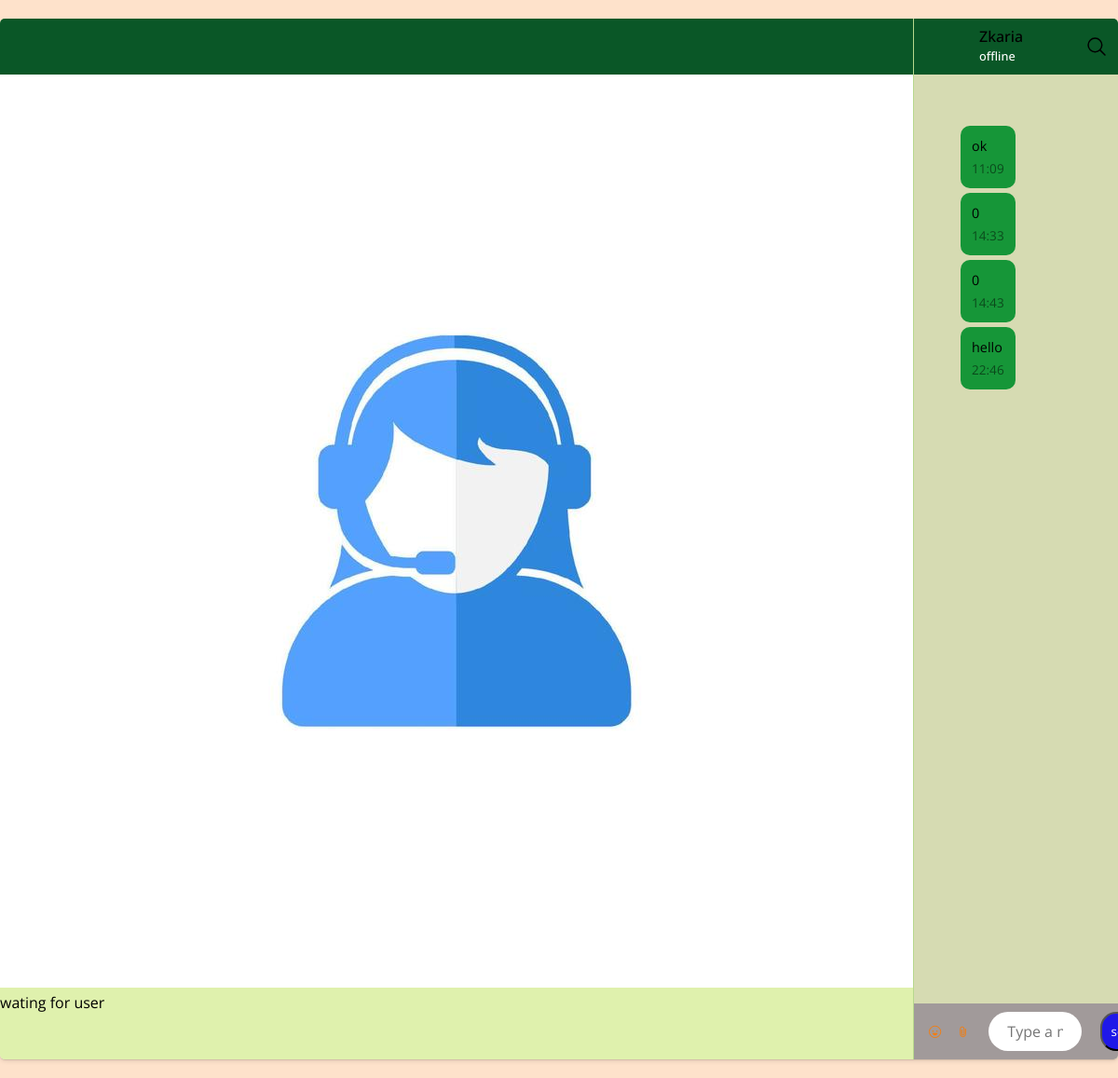
The page /realtor/page/page1/messages/12312324Zkaria (signed in) on the database its author committed.
### realtorapp/models.py (models this page shows, shortened)
class profile(models.Model):
    countrys = [('Egypt','Egypt'),('Canada','Canada'),
                ('USA','USA'),('UAE','UAE'),('KSA','KSA'),
                ('UK','UK'),('Germany','Germany')]
    user = models.OneToOneField(User , on_delete=models.CASCADE , null=True)
    phone = models.CharField(max_length=11 , null=True , blank=True)
    email = models.EmailField(max_length=50 , null=True , blank=True)
    address = models.CharField(max_length=80 , null=True , blank=True)
    f_name = models.CharField(max_length=10 , null=True , blank=True)
    L_name = models.CharField(max_length=10 , null=True , blank=True)
    picture = models.FileField(upload_to='media',null=True, blank=True , default='static/login/images/user/0.jpg')
    country = models.TextField(choices=countrys , null=True , blank=True)
    status = models.CharField(default='offline' , max_length=10)

class saved_message(models.Model):
    sender = models.ForeignKey(profile , on_delete=models.CASCADE , related_name='sender'  , null=True , blank=True)
    reciver = models.ForeignKey(profile , on_delete=models.CASCADE , related_name='reciver' , null=True , blank=True)
    message = models.TextField( null=True , blank=True)
    time_stamp = models.DateTimeField(auto_now_add=True)

### realtorapp/views.py (the view)
@login_required(login_url='sign')
def check_message(request , pk , name):
    user = request.user
    profile_user = profile.objects.filter(user = user)
    if profile_user:
        profile_user = profile_user.first()
        recevier = profile.objects.get(f_name = name , id = pk)
        if profile_user.user.username == recevier.user.username:
            return redirect('home')
        messagess = saved_message.objects.filter(Q(reciver = profile_user) | Q(sender = profile_user)).order_by('time_stamp')
        context = {'name':name , 'id': pk,'messages': messagess ,
                'profile': profile_user , 'status':recevier.status}
        return render(request ,'chat-user.html' , context)
    else:
        return redirect('home')

### realtorapp/templates/chat-user.html (shortened to what this page needs)
<!DOCTYPE html>
<html lang="en">
  {% load static %}
  <head>
    <link rel="stylesheet" href="{%static 'login/css/chat-user.css' %}" />
  </head>
  <body>
    <div class="container">
      <div class="left-side">
        <div class="header">
          <div class="user-imgBx"></div>
        </div>
        <div class="chat-list">
          <img
            class="img-admin"
            src="{%static 'login/images//customer-support-or-customer-service-agent-with-headset-flat-icon-designs-free-vector.jpg' %}"
            alt=""
          />
          {%if user.is_superuser %}
          <p class="admin-word">wating for admin</p>
          {%else%}
          <p class="admin-word">wating for user</p>
          {%endif%}
        </div>
      </div>
      <div class="right-side">
        <div class="header">
          <div class="user-details">
            <div class="user-imgBx"></div>
            <h4>
              {{name}} <br />
              <span>{{status}}</span>
            </h4>
          </div>
          <ul class="nav-icons">
            <li>
              <ion-icon name="search-outline"></ion-icon>
            </li>
          </ul>
        </div>
        <div class="chatBx" id="chatBx">
          {%for msg in messages%}
          {%if msg.sender == profile %}
          <div class="msg msg-me" id="msg-me">
            <p>
              {{msg.message}} <br />
              <span>{{msg.time_stamp|time:'H:i'}}</span>
            </p>
          </div>
          {%else%}
          <div class="msg msg-frnd" id="msg-frnd">
            <p>
              {{msg.message}}<br />
              <span>{{msg.time_stamp|time:'H:i'}}</span>
            </p>
          </div>
          {%endif%}
          {%endfor%}
        </div>
        <form action="" id="form">
        <div class="chat-input">
          <ion-icon name="happy-outline"></ion-icon>
          <ion-icon name="attach-outline"></ion-icon>
          <input type="text" placeholder="Type a messsage"  name="message"/>
          <input type="submit" value="send" class="send">
        </div>
      </form>
      </div>
    </div>
  </body>
</html>

### static/login/css/chat-user.css (style rules this page uses)
* { font-family: 'Open Sans', sans-serif; margin: 0; padding: 0; box-sizing: border-box; }
ul { list-style: none; }
body { display: flex; justify-content: center; align-items: center; min-height: 100vh; background-color: #fee2cb; }
.send { cursor: pointer; padding: 10px; color: #fff; background-color: #1f18e8; border-radius: 17px; }
.container { position: relative; width: 1396px; max-width: 100%; height: calc(100vh - 40px); background: rgb(255, 255, 255); box-shadow: 0 1px 1px 0 rgba(0, 0, 0, .1), 0 2px 5px 0 rgba(0, 0, 0, .1); border-radius: 5px; overflow: hidden; display: flex; background-position: 100%; }
.container .left-side { position: relative; flex: 30%; background-color: rgba(203, 233, 122, 0.611); border-right: 1px solid rgba(23, 117, 11, 0.2); }
.container .right-side { position: relative; flex: 70%; background-color: #d6dbb2; }
.container .right-side::before { content: ''; position: absolute; top: 0; left: 0; width: 100%; height: 100%; opacity: .1; }
.header { position: relative; width: 100%; height: 60px; background: #0a5727; display: flex; justify-content: space-between; align-items: center; padding: 0 15px; }
.user-imgBx { position: relative; width: 40px; height: 40px; overflow: hidden; border-radius: 50%; }
.nav-icons { display: flex; }
.nav-icons li { cursor: pointer; color: #000000; font-size: 1.5rem; margin-left: 22px; display: flex; }
.chat-list { position: relative; overflow-y: auto; height: calc(100% - 110px); }
.user-details { position: relative; display: flex; justify-content: center; align-items: center; }
.user-details h4 { font-weight: 500; line-height: 1.2rem; margin-left: 15px; }
.user-details h4 span { font-size: .8rem; color: rgb(255, 255, 255); }
.chatBx { position: relative; width: 100%; height: calc(100% - 120px); padding: 50px; overflow-y: auto; }
.chatBx .msg { position: relative; display: flex; width: 100%; margin: 5px 0; }
.chatBx .msg p { position: relative; right: 0; text-align: right; max-width: 65%; padding: 12px; background: #10da3c; border-radius: 10px; font-size: .9rem; }
.chatBx .msg p::before { content: ''; position: absolute; top: 0; right: -10px; border-top: 10px solid #000000; border-right: 10px solid transparent; border-bottom: 10px solid transparent; border-left: 10px solid #000000; display: none; }
.chatBx .msg p span { display: block; margin-top: 5px; font-size: .85rem; opacity: .5; }
.chatBx .msg-frnd { justify-content: flex-start; }
.chatBx .msg-frnd p { background: rgb(22, 150, 56); text-align: left; }
.chatBx .msg-frnd p::before { content: ''; position: absolute; top: 0; right: unset; left: -10px; border-top: 10px solid #fff; border-right: 10px solid #fff; border-bottom: 10px solid transparent; border-left: 10px solid transparent; }
.chat-input { position: relative; width: 100%; height: 60px; background: #a19a9a; padding: 15px; display: flex; justify-content: space-between; align-items: center; }
.chat-input ion-icon { cursor: pointer; font-size: 2.8rem; color: #f67c0b; }
.chat-input ion-icon:nth-child(1) { margin-right: 15px; }
.chat-input input[type='text'] { position: relative; width: 90%; margin: 0 20px; padding: 10px 20px; border: none; outline: none; border-radius: 30px; font-size: 1rem; }

### rows shown on the page
profile: status "offline"
saved_message: message "ok", time_stamp "11:09"
saved_message: message "0", time_stamp "14:33"
saved_message: message "0", time_stamp "14:43"
saved_message: message "hello", time_stamp "22:46"

### other values the page prints
{{ name }} "Zkaria"
